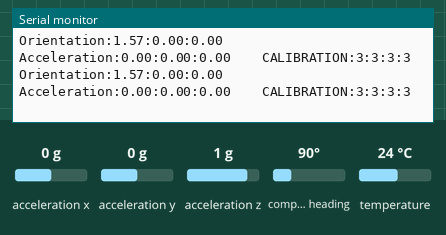
Simulated run of this sketch. Board: Arduino Uno, built with avr-gcc and run on an emulated ATmega328P. On the bench: the last lines printed to the serial monitor. The test bench sets the inputs (shaded band); at power-on: acceleration x 0 g, acceleration y 0 g, acceleration z 1 g, compass heading 90°, temperature 24 °C.

Above: at 2.2 s.
2.3 s: acceleration x set to -1.4 g
At 2.48 s:
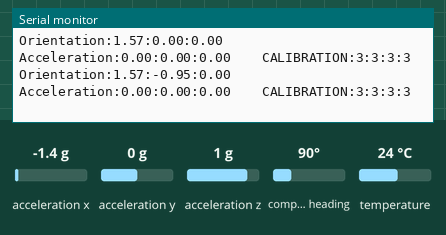
5.3 s: acceleration x set to 0 g
At 5.39 s:
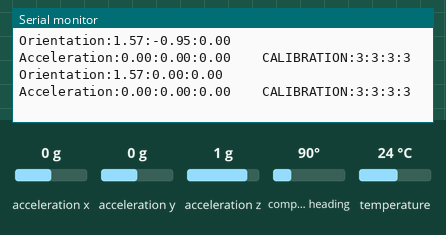
8.3 s: acceleration y set to 0.8 g
At 8.5 s:
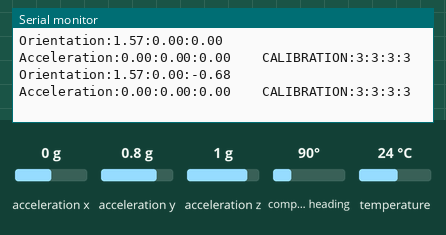
11.3 s: acceleration y set to -1.4 g
At 11.41 s:
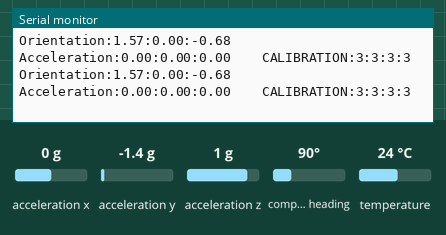
14.3 s: acceleration z set to -1.4 g
At 14.4 s:
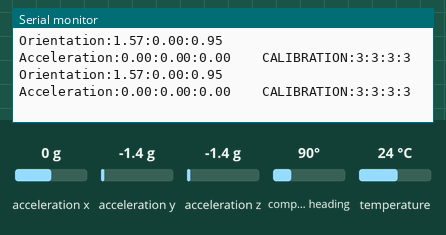
Timing chart, 0 to 17.3 s (numbered marks = the images above; inputs shaded):
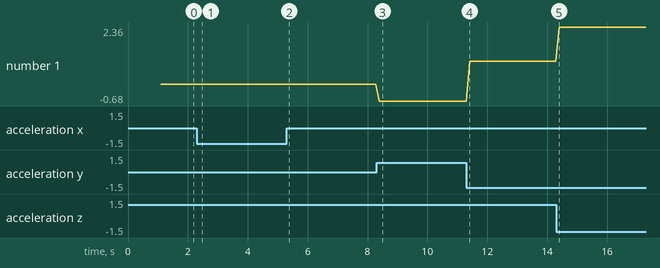

The sketch:

rawdata.ino
```cpp
#include <Wire.h>
#include <math.h>
#include <Adafruit_Sensor.h>
#include <Adafruit_BNO055.h>
#include <utility/imumaths.h>

/* This driver reads raw data from the BNO055

   Connections
   ===========
   Connect SCL to analog 5
   Connect SDA to analog 4
   Connect VDD to 3.3V DC
   Connect GROUND to common ground

   History
   =======
   2015/MAR/03  - First release (KTOWN)
*/

/* Set the delay between fresh samples */
#define BNO055_SAMPLERATE_DELAY_MS (100)

Adafruit_BNO055 bno = Adafruit_BNO055();

/**************************************************************************/
/*
    Arduino setup function (automatically called at startup)
*/
/**************************************************************************/
void setup(void)
{
  Serial.begin(9600);
  Serial.println("Orientation Sensor Raw Data Test"); Serial.println("");

  /* Initialise the sensor */
  if(!bno.begin())
  {
    /* There was a problem detecting the BNO055 ... check your connections */
    Serial.print("Ooops, no BNO055 detected ... Check your wiring or I2C ADDR!");
    while(1);
  }

  delay(1000);

  /* Display the current temperature */
  int8_t temp = bno.getTemp();
  Serial.print("Current Temperature: ");
  Serial.print(temp);
  Serial.println(" C");
  Serial.println("");

  bno.setExtCrystalUse(true);

  Serial.println("Calibration status values: 0=uncalibrated, 3=fully calibrated");
}

/**************************************************************************/
/*
    Arduino loop function, called once 'setup' is complete (your own code
    should go here)
*/
/**************************************************************************/
void loop(void)
{
  // Possible vector values can be:
  // - VECTOR_ACCELEROMETER - m/s^2
  // - VECTOR_MAGNETOMETER  - uT
  // - VECTOR_GYROSCOPE     - rad/s
  // - VECTOR_EULER         - degrees
  // - VECTOR_LINEARACCEL   - m/s^2
  // - VECTOR_GRAVITY       - m/s^2
  imu::Vector<3> euler = bno.getVector(Adafruit_BNO055::VECTOR_EULER);

  /* Display the floating point data */
  Serial.print("Orientation:");
  Serial.print(euler.x()* M_PI/180);
  Serial.print(":");
  Serial.print(euler.y()* M_PI/180);
  Serial.print(":");
  Serial.print(euler.z()* M_PI/180);
  Serial.print("\t\t");

  imu::Vector<3> acceler = bno.getVector(Adafruit_BNO055::VECTOR_LINEARACCEL);

  /* Display the floating point data */
  Serial.print("Acceleration:");
  Serial.print(acceler.x());
  Serial.print(":");
  Serial.print(acceler.y());
  Serial.print(":");
  Serial.print(acceler.z());
  Serial.print("\t\t");

  /*
  // Quaternion data
  imu::Quaternion quat = bno.getQuat();
  Serial.print("qW: ");
  Serial.print(quat.w(), 4);
  Serial.print(" qX: ");
  Serial.print(quat.y(), 4);
  Serial.print(" qY: ");
  Serial.print(quat.x(), 4);
  Serial.print(" qZ: ");
  Serial.print(quat.z(), 4);
  Serial.print("\t\t");
  */

  /* Display calibration status for each sensor. */
  uint8_t sys, gyro, accel, mag = 0;
  bno.getCalibration(&sys, &gyro, &accel, &mag);
  Serial.print("CALIBRATION:");
  Serial.print(sys, DEC);
  Serial.print(":");
  Serial.print(gyro, DEC);
  Serial.print(":");
  Serial.print(accel, DEC);
  Serial.print(":");
  Serial.println(mag, DEC);

  delay(BNO055_SAMPLERATE_DELAY_MS);
}
```

Measured:
- after the input at 2.3 s, the serial monitor: prints a new line after 0.06 s (image 1)
- after the input at 5.3 s, the serial monitor: prints a new line after 0.09 s (image 2)
- after the input at 8.3 s, the serial monitor: prints a new line after 0.09 s (image 3)
- plotted number 1: 0 → -0.68 after the input at 8.3 s, -0.68 → 0.95 after the input at 11.3 s, 0.95 → 2.36 after the input at 14.3 s
